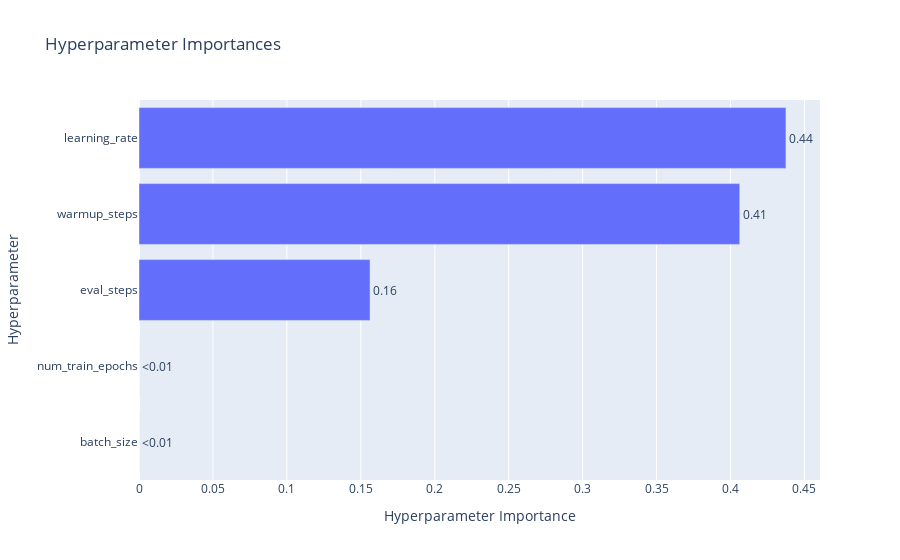

The notebook cell saved with this chart:
### Code cell
plot_optimization_history(study)

### Figure 1 — Plotly figure (JSON) as saved in the notebook; plotly's stock layout.template omitted (floating-point values rounded to 4 significant figures)
{"data": [{"cliponaxis": false, "hovertemplate": ["batch_size (CategoricalDistribution): 0.0<extra></extra>", "num_train_epochs (IntDistribution): 0.0<extra></extra>", "eval_steps (IntDistribution): 0.15624999999999994<extra></extra>", "warmup_steps (IntDistribution): 0.40625<extra></extra>", "learning_rate (FloatDistribution): 0.43749999999999994<extra></extra>"], "name": "Objective Value", "orientation": "h", "text": ["<0.01", "<0.01", "0.16", "0.41", "0.44"], "textposition": "outside", "type": "bar", "x": [0, 0, 0.1562, 0.4062, 0.4375], "y": ["batch_size", "num_train_epochs", "eval_steps", "warmup_steps", "learning_rate"]}], "layout": {"title": {"text": "Hyperparameter Importances"}, "xaxis": {"title": {"text": "Hyperparameter Importance"}}, "yaxis": {"title": {"text": "Hyperparameter"}}}}
